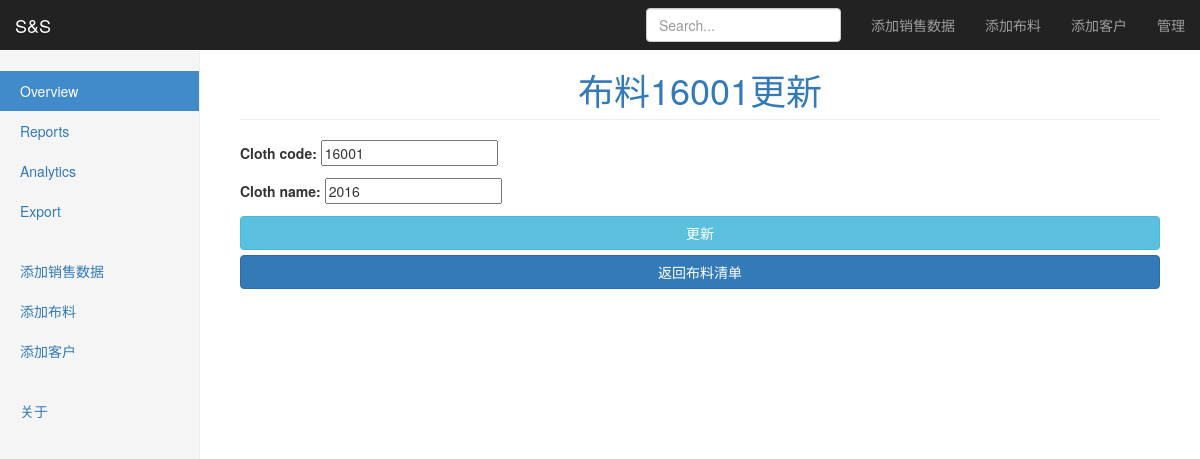
/cloth/update/11, run on an earlier commit of the app's database.
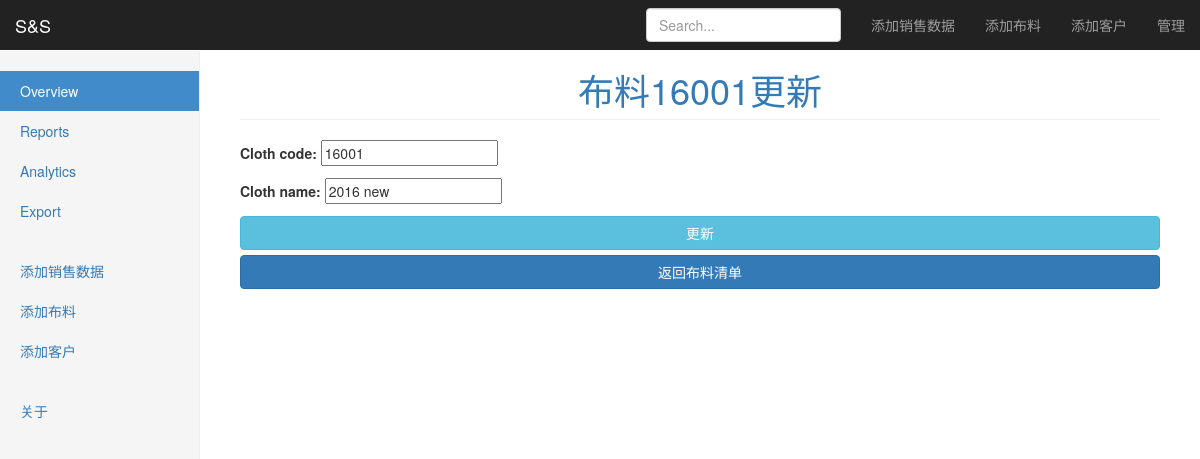
And on a later commit of the database.
### record/models.py (models this page shows, shortened)
class Cloth(models.Model):
    cloth_code = models.CharField(max_length=20)
    cloth_name = models.CharField(max_length=20)
    used_for = models.CharField(max_length=100, blank=True, null=True)
    category = models.ForeignKey(CategoryOfCloth, on_delete=models.SET_NULL, blank=True, null=True)
    texture = models.ForeignKey(TextureOfCloth, on_delete=models.SET_NULL, blank=True, null=True)
    material = models.ForeignKey(MaterialOfCloth, on_delete=models.SET_NULL, blank=True, null=True)
    breadth = models.IntegerField(blank=True, null=True)
    grams_per_m2 = models.IntegerField(blank=True, null=True)
    description = models.TextField(max_length=1000, blank=True, null=True)
    added_time = models.DateTimeField(auto_now_add=True)
    timestamp = models.DateTimeField(auto_now=True)

### record/views.py (the view)
# urls.py: url(r'^cloth/update/(?P<pk>[0-9]+)', ClothUpdateView.as_view(), name='cloth_update'),
class ClothUpdateView(UpdateView):
    template_name = 'record/cloth_update.html'
    model = Cloth
    fields = ['cloth_code', 'cloth_name']
    success_url = reverse_lazy('record:cloth_list')

### record/templates/record/cloth_update.html (shortened to what this page needs)
{% extends "base.html" %}
{% block content %}
  <h1 class="page-header" align="center"><span class="text-primary">布料{{ cloth.cloth_code }}更新</span></h1>
  <form action="" method="post">
    {{ form.as_p }}
    <input class="btn btn-info btn-block" type="submit" value="更新"/>
    <a href="{% url 'record:cloth_list' %}" class="btn btn-primary btn-block">返回布料清单</a>
  </form>
{% endblock %}

What changed in the data, as far as the page shows it:
changed Cloth: cloth_name "2016" → "2016 new"
